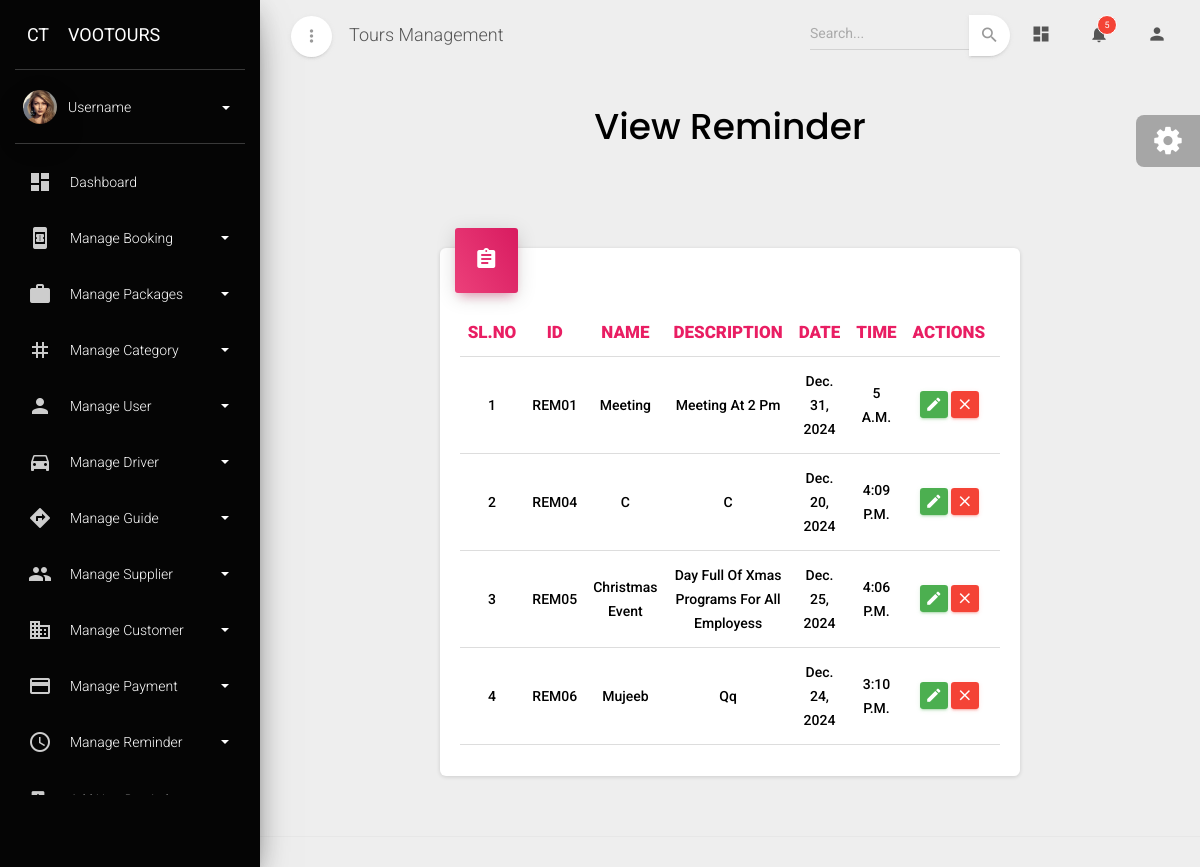
The app's page /viewreminder with its own data.
### admin_dashboard/models.py (models this page shows, shortened)
class Reminder(models.Model):
    reminder_id=models.CharField(max_length=10,primary_key=True,editable=False)
    name=models.CharField(max_length=50,unique=True)
    description=models.CharField(max_length=200,unique=True)
    date=models.DateField()
    time=models.TimeField()

### admin_dashboard/views.py (the view)
# urls.py: path('viewreminder',view_reminder,name='viewreminder'),
def view_reminder(request):
    data=Reminder.objects.all()
    return render(request,'viewreminder.html',{'data':data})

### admin_dashboard/templates/viewreminder.html (shortened to what this page needs)
{% extends "base.html" %}
{% block content %}
<div class="content">
  <div class="container-fluid">
    <div class="row text-center">
      <h2
        class="font-weight-bold"
        style="font-family: poppins, serif; color: #000"
      >
        View Reminder
      </h2>
    </div>
    <div class="row mt-2">
      <div class="mt-5">
        <div class="row" id="supplier-allocation-content">
          <div class="col-2"></div>
          <div class="col-lg-8 col-md-12 col-md-12">
            <div class="card">
              <div class="card-header card-header-rose card-header-icon">
                <div class="card-icon">
                  <i class="material-icons">assignment</i>
                </div>
              </div>
              <div class="card-body">
                <div class="table-responsive">
                  <table class="table">
                    <thead>
                      <tr>
                        <th class="text-center  text-rose" style="font-weight: 900;" >SL.NO</th>
                        <th class="text-center  text-rose" style="font-weight: 900;" >ID</th>
                        <th class="text-center  text-rose" style="font-weight: 900;" >NAME</th>
                        <th class="text-center  text-rose" style="font-weight: 900;" >DESCRIPTION</th>
                        <th class="text-center  text-rose" style="font-weight: 900;" >DATE</th>
                        <th class="text-center  text-rose" style="font-weight: 900;" >TIME</th>
                        <th class="text-center  text-rose" style="font-weight: 900;" >ACTIONS</th>
                        <th class="text-center  text-rose" style="font-weight: 900;" ></th>
                      </tr>
                    </thead>
                    <tbody>
                      {% for i in data %}
                      <tr>
                        <tr>
                          <td class="text-center" style="font-weight: 500;">{{forloop.counter}}</td>
                          <td class="text-center text-capitalize" style="font-weight: 500;">{{i.reminder_id}}</td>
                          <td class="text-center text-capitalize" style="font-weight: 500;">{{i.name}}</td>
                          <td class="text-center text-capitalize" style="font-weight: 500;">{{i.description}}</td>
                          <td class="text-center text-capitalize" style="font-weight: 500;">{{i.date}}</td>
                          <td class="text-center text-capitalize" style="font-weight: 500;">{{i.time}}</td>
                          <td class="td-actions text-center">
                            <button type="button" rel="tooltip" class="btn btn-success" data-toggle="modal" data-target="#editModal{{i.reminder_id}}" onclick="openEditModal('{{i.reminder_id}}')"> <i class="material-icons">edit</i> </button>
                            <button type="button" rel="tooltip" class="btn btn-danger" data-toggle="modal" data-target="#deleteModal{{i.reminder_id}}" onclick="openDeleteModal('{{i.reminder_id}}')"> <i class="material-icons">close</i> </button>
                          </td>
                          <td class="text-center text-capitalize" style="font-weight: 500;"></td>
                      </tr>
                      {% endfor %}
                    </tbody>
                  </table>
                </div>
              </div>
            </div>
          </div>
          <div class="col-2"></div>
        </div>
      </div>
    </div>
  </div>
</div>
{% endblock content %}

### records on screen
Reminder: reminder_id "REM01", name "Meeting", description "Meeting At 2 Pm", date "Dec. 31, 2024", time "5 A.m."
Reminder: reminder_id "REM04", name "C", description "C", date "Dec. 20, 2024", time "4:09 P.m."
Reminder: reminder_id "REM05", name "Christmas Event", description "Day Full Of Xmas Programs For All Employess", date "Dec. 25, 2024", time "4:06 P.m."
Reminder: reminder_id "REM06", name "Mujeeb", description "Qq", date "Dec. 24, 2024", time "3:10 P.m."
